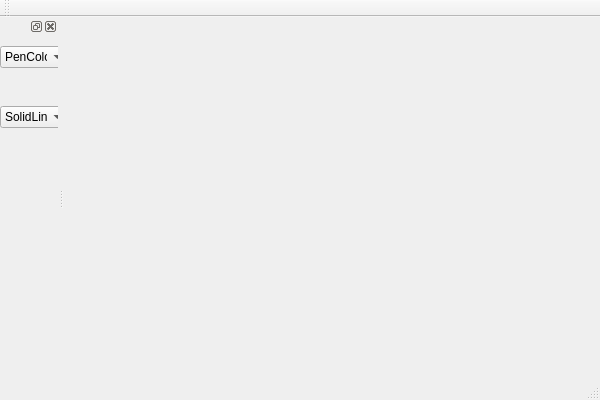
<?xml version="1.0" encoding="UTF-8"?>
<ui version="4.0">
 <class>MyClassClass</class>
 <widget class="QMainWindow" name="MyClassClass">
  <property name="geometry">
   <rect>
    <x>0</x>
    <y>0</y>
    <width>600</width>
    <height>400</height>
   </rect>
  </property>
  <property name="windowTitle">
   <string>MyClass</string>
  </property>
  <widget class="QWidget" name="centralWidget"/>
  <widget class="QMenuBar" name="menuBar">
   <property name="geometry">
    <rect>
     <x>0</x>
     <y>0</y>
     <width>600</width>
     <height>23</height>
    </rect>
   </property>
  </widget>
  <widget class="QToolBar" name="mainToolBar">
   <attribute name="toolBarArea">
    <enum>TopToolBarArea</enum>
   </attribute>
   <attribute name="toolBarBreak">
    <bool>false</bool>
   </attribute>
  </widget>
  <widget class="QStatusBar" name="statusBar"/>
  <widget class="QDockWidget" name="dockWidget_2">
   <attribute name="dockWidgetArea">
    <number>1</number>
   </attribute>
   <widget class="QWidget" name="dockWidgetContents_2">
    <widget class="QComboBox" name="penColorcomboBox">
     <property name="geometry">
      <rect>
       <x>0</x>
       <y>10</y>
       <width>69</width>
       <height>22</height>
      </rect>
     </property>
     <property name="toolTip">
      <string/>
     </property>
     <item>
      <property name="text">
       <string>PenColor</string>
      </property>
     </item>
     <item>
      <property name="text">
       <string>Black</string>
      </property>
     </item>
     <item>
      <property name="text">
       <string>White</string>
      </property>
     </item>
     <item>
      <property name="text">
       <string>Red</string>
      </property>
     </item>
     <item>
      <property name="text">
       <string>Blue</string>
      </property>
     </item>
     <item>
      <property name="text">
       <string>Yellow</string>
      </property>
     </item>
    </widget>
    <widget class="QComboBox" name="penstylecomboBox">
     <property name="geometry">
      <rect>
       <x>0</x>
       <y>70</y>
       <width>69</width>
       <height>22</height>
      </rect>
     </property>
     <item>
      <property name="text">
       <string>SolidLine</string>
      </property>
     </item>
     <item>
      <property name="text">
       <string>DotLine</string>
      </property>
     </item>
    </widget>
   </widget>
  </widget>
 </widget>
 <layoutdefault spacing="6" margin="11"/>
 <resources>
  <include location="res.qrc"/>
 </resources>
 <connections/>
</ui>
